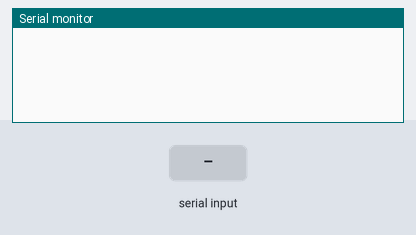
A sketch run on a simulated Arduino Mega 2560, built with avr-gcc and run on an emulated ATmega2560. On the bench: the last lines printed to the serial monitor. The test bench sets the inputs (shaded band).

Above: at 1.2 s.
1.3 s: "90,45\n" received over the second serial link
At 1.9 s:
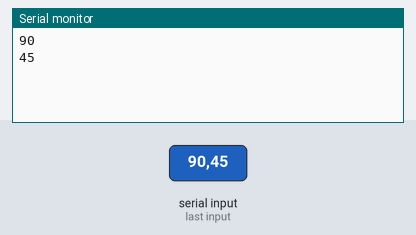
2.8 s: "30,150\n" received over the second serial link
At 3.2 s:
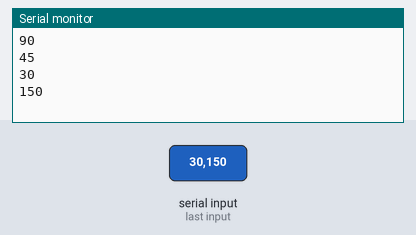
Timing chart, 0 to 5.8 s (numbered marks = the images above; inputs shaded):
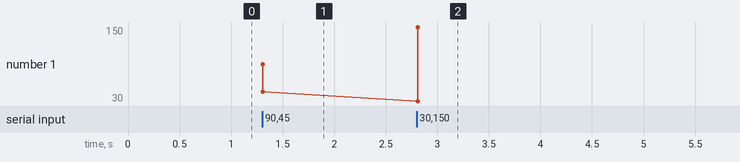

The sketch:

bidirectionalSerialCommArduinoMega.ino
```cpp
// variables to hold data received from nodemcu
int receivedIndex = -1;
int receivedPayload = -1;

void setup() {
  Serial.begin(115200);
  Serial1.begin(115200);
  Serial2.begin(115200);

  while(!Serial) continue;
  while(!Serial1) continue;
  while(!Serial2) continue;
}


void loop() {
  // send data to nodemcu
  String msg = "02,1\n";
  toESP(msg);

  // receive message from nodemcu
  fromESP();

//  delay(2000);  // wait 2 seconds
  delay(50);  // delay 50 milli seconds
}

void fromESP() {
  // from node

  // check if data is available
  if(Serial1.available() > 0) {

    // extract variables from data received and store
    receivedIndex = Serial1.parseInt();
    receivedPayload = Serial1.parseInt();

    // print data to serial monitor if end of data sent is reached
    if(Serial1.read() == '\n') {
      Serial.println(receivedIndex);
      Serial.println(receivedPayload);
    }
  }
}

void toESP(String msg) {
  // send data to nodemcu
  Serial2.println(msg);
}
```

Measured:
- after the input at 1.3 s, the serial monitor: prints a new line at once (image 1)
- after the input at 2.8 s, the serial monitor: prints a new line at once (image 2)
- plotted number 1: 45 → 150 after the input at 2.8 s
